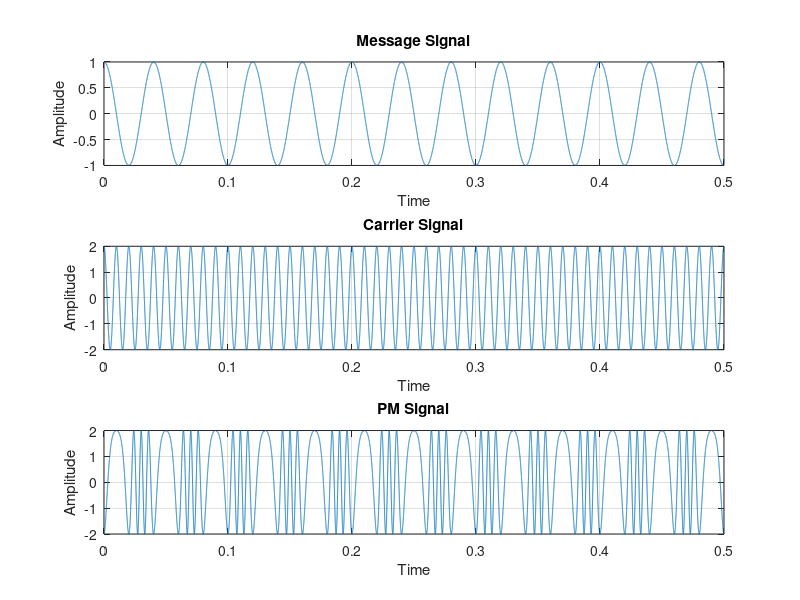

The MATLAB source for this figure:
%Sushant_b180062EC
clc;
clear all;
close all;
fm=25;
fc=100;
am=1;
ac=2;
kp=pi;
t=0:0.00001:0.5;

m=am*cos(2*pi*fm*t);
subplot(3,1,1);
plot(t,m);
xlabel('Time');
ylabel('Amplitude');
title('Message Signal');
grid on;

c=ac*cos(2*pi*fc*t);
subplot(3,1,2);
plot(t,c);
xlabel('Time');
ylabel('Amplitude');
title('Carrier Signal');
grid on;

y=ac*cos(2*pi*fc*t + (kp*m));
subplot(3,1,3);
plot(t,y);
xlabel('Time');
ylabel('Amplitude');
title('PM Signal');
grid on;
